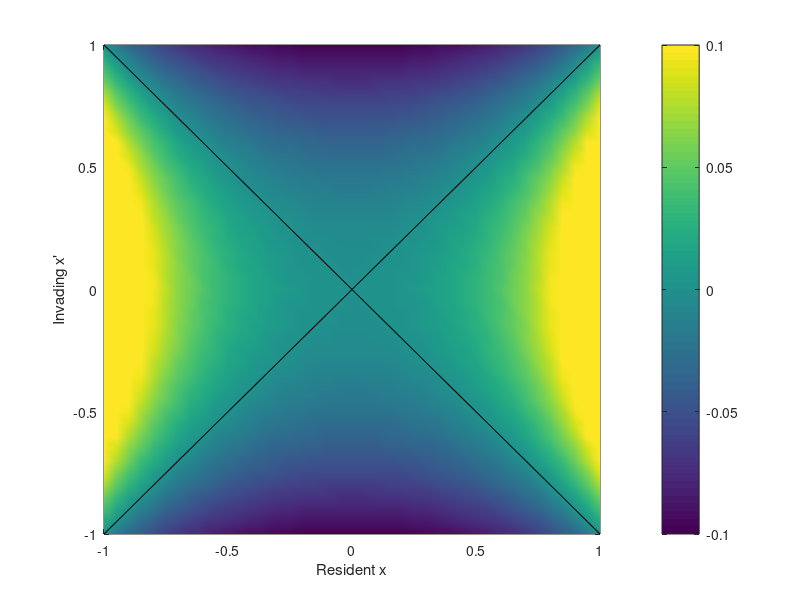

Recreate this plot in MATLAB.
% parameters:
r = 1; 
mu = 0.2;
e = 0.1;
a0 = 10;
k = 10;
 
% Create matrices with resident x (Xres) and mutant x (Xmut):
[Xres,Xmut] = meshgrid(-1:0.05:1);
% Calculate attack rates:
Ares = a0 - k*Xres.^2/2;
Amut = a0 - k*Xmut.^2/2;
 
% Invasion fitness:
F = mu*(Amut./Ares - 1);
 
% Plot:
figure
pcolor(Xres,Xmut,F)
caxis([-0.1 0.1])
shading interp
colorbar
hold on
contour(Xres,Xmut,F,[0 0],'k')
xlabel('Resident x')
ylabel('Invading x''')
